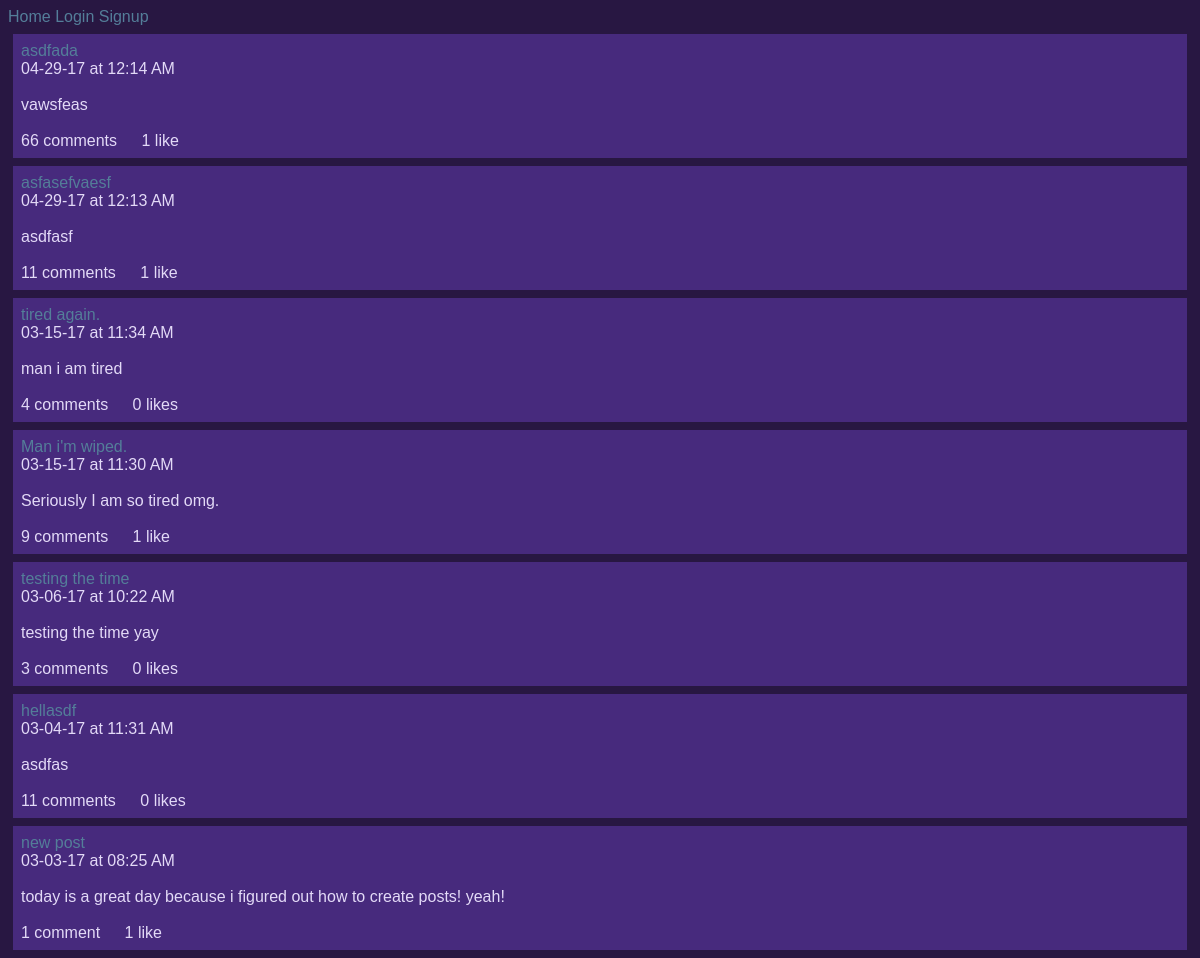
Screenshot of /ben/posts/ with the database file from the repository.
### posts/models.py (models this page shows)
class Post(models.Model):
        title = models.CharField(max_length=100)
        pub_date = models.DateTimeField('date published', auto_now_add=True)
        body = models.TextField()
        user = models.ForeignKey(User, on_delete=models.CASCADE, null=True)
        def utc_to_local(self, utc_datetime):
	        return utc_datetime.astimezone(tz=None)
        def __str__(self):
	        date = self.utc_to_local(self.pub_date).strftime('%m-%d-%y')
	        time = self.utc_to_local(self.pub_date).strftime('%I:%M %p')
	        return '%s at %s \n\n %s \n\n' % (date, time, self.body)

### posts/views.py (the view)
def index(request, username):
    try:
    	User.objects.get(username=username)
    except:
        context = {'username': None}
        return render(request, 'posts/index.html', context)
    user = User.objects.get(username=username)
    context = {'username': user}
    return render(request, 'posts/index.html', context)

### posts/templatetags/likes_features.py (called while the page is built)
@register.simple_tag
def like_text(count):
	if count == 1:
		return str(count) + " like"
	else:
		return str(count) + " likes"

@register.simple_tag
def comment_text_index(count):
	if count == 1:
		return str(count) + " comment"
	else:
		return str(count) + " comments"

### posts/templates/posts/index.html (shortened to what this page needs)
{% extends 'Blog/base.html' %}
{% load likes_features %}
{% block content %}
{% if username == None %}
	<h1>"Whoa dude, this user doesn't exist!"</h1>
{% else %}
	{% for post in username.post_set.all reversed %}
		<div class="post">
			<a href={% url 'posts:display-post' username=username post_number=post.id %}>{{ post.title|linebreaksbr }}</a> <br>
			{{ post|linebreaksbr }}
			<span class="comments">
				{% comment_text_index post.comment_set.count %}
			</span>
			<span class="likes" id="like-{{ post.id }}">
			{% like_text post.like_set.count %}
			</span>
		</div>
	{% endfor %}
{% endif %}
{% endblock content%}

### static/Blog/site.css (style rules this page uses)
a:link { text-decoration: none; color: #547E99; }
body { color: #E3DAF7; background-color: #281742; font-family: Arial, Georgia, serif; }
.post { background-color: #472A7D; padding: 8px; margin: 8px 5px; }
.comments { padding-right: 20px; color: #E3DAF7; }

### rows the page displays
Post: title "asdfada", pub_date+body "04-29-17 at 12:14 AM vawsfeas", id "66 comments", id "1 like"
Post: title "asfasefvaesf", pub_date+body "04-29-17 at 12:13 AM asdfasf", id "11 comments", id "1 like"
Post: title "tired again.", pub_date+body "03-15-17 at 11:34 AM man i am tired", id "4 comments", id "0 likes"
Post: title "Man i'm wiped.", pub_date+body "03-15-17 at 11:30 AM Seriously I am so tired omg.", id "9 comments", id "1 like"
Post: title "testing the time", pub_date+body "03-06-17 at 10:22 AM testing the time yay", id "3 comments", id "0 likes"
Post: title "hellasdf", pub_date+body "03-04-17 at 11:31 AM asdfas", id "11 comments", id "0 likes"
Post: title "new post", pub_date+body "03-03-17 at 08:25 AM today is a great day because i figured out how to create posts! yeah!", id "1 comment", id "1 like"
